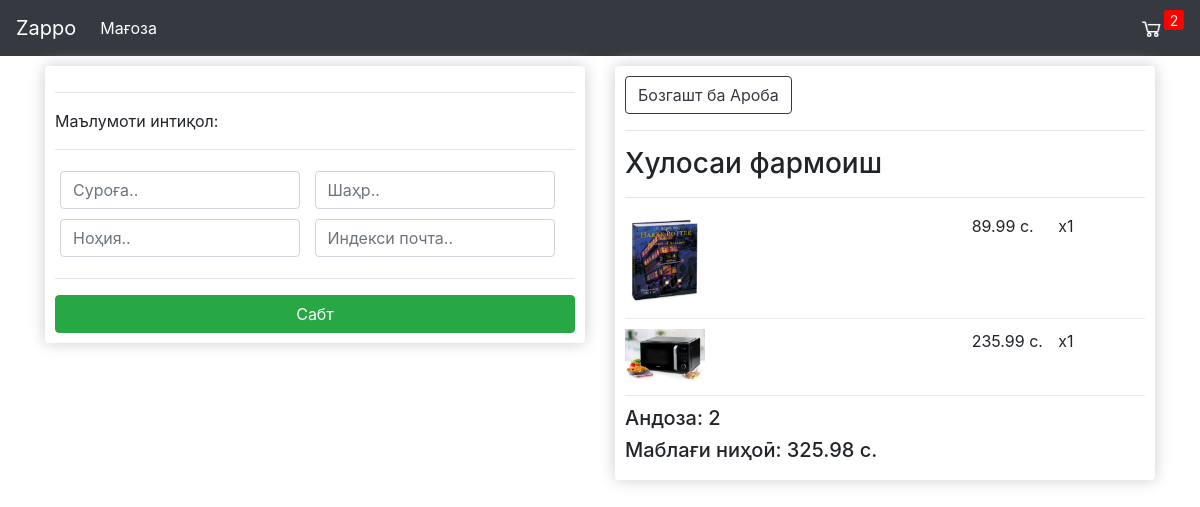
Screenshot of /checkout/ (signed in) with the database file from the repository.
### store/models.py (models this page shows, shortened)
class OrderItem(models.Model):
    product = models.ForeignKey(Product, on_delete=models.SET_NULL, null=True, )
    order = models.ForeignKey(Order, on_delete=models.SET_NULL, null=True, )
    item = models.IntegerField(default=0, null=True, blank=True)
    added_date = models.DateTimeField(auto_now_add=True)
    @property
    def get_total(self):
        total = self.product.price * self.item
        return total

class Product(models.Model):
    name = models.CharField(max_length=200, null=True)
    price = models.DecimalField(max_digits=7, decimal_places=2)
    digital = models.BooleanField(default=False, null=True, blank=True)
    image = models.ImageField(null=True, blank=True)
    @property
    def imageURL(self):
        try:
            url = self.image.url
        except:
            url = ''
        return url

class Order(models.Model):
    customer = models.ForeignKey(Customer, on_delete=models.SET_NULL, null=True, blank=True)
    date_ordered = models.DateTimeField(auto_now_add=True)
    complete = models.BooleanField(default=False)
    transaction_id = models.CharField(max_length=100, null=True)
    @property
    def shipping(self):
        shipping = False
        orderitems = self.orderitem_set.all()
        for i in orderitems:
            if i.product.digital == False:
                shipping = True
        return shipping
    @property
    def get_cart_total(self):
        orderitems = self.orderitem_set.all()
        total = sum([item.get_total for item in orderitems])
        return total
    @property
    def get_cart_items(self):
        orderitems = self.orderitem_set.all()
        total = sum([item.item for item in orderitems])
        return total

### store/views.py (the view)
# urls.py: path('checkout/', views.checkout, name="checkout"),
def checkout(request):
     data = cartData(request)
     cartItems = data['cartItems']
     order = data['order']
     items = data['items']
     context = {'items': items, 'order':order, 'cartItems': cartItems}
     return render(request, 'store/checkout.html', context)

### store/utils.py (called while the page is built)
def cartData(request):
    if request.user.is_authenticated:
          customer = request.user.customer
          order, created = Order.objects.get_or_create(customer=customer, complete=False)
          items = order.orderitem_set.all()
          cartItems = order.get_cart_items
    else:
          cookieData = cookieCart(request)
          cartItems = cookieData['cartItems']
          order = cookieData['order']
          items = cookieData['items']
    return{'cartItems': cartItems, 'order':order, 'items': items}

### store/templates/store/checkout.html (shortened to what this page needs)
{% extends 'store/main.html' %} {% load static %} {% block content %}
<div class="row">
  <div class="col-lg-6">
    <div class="item" id="form-wrapper">
      <form id="form">
        <div id="shipping-info">
          <hr />
          <p>Маълумоти интиқол:</p>
          <hr />
          <div class="form-field">
            <input
              class="form-control"
              type="text"
              name="address"
              placeholder="Суроға.."
            />
          </div>
          <div class="form-field">
            <input
              class="form-control"
              type="text"
              name="city"
              placeholder="Шаҳр.."
            />
          </div>
          <div class="form-field">
            <input
              class="form-control"
              type="text"
              name="state"
              placeholder="Ноҳия.."
            />
          </div>
          <div class="form-field">
            <input
              class="form-control"
              type="text"
              name="zipcode"
              placeholder="Индекси почта.."
            />
          </div>
        </div>
        <hr />
        <input
          id="form-button"
          class="btn btn-success btn-block"
          type="submit"
          value="Сабт"
        />
      </form>
    </div>
    <br />
  </div>
  <div class="col-lg-6">
    <div class="item">
      <a class="btn btn-outline-dark" href="{% url 'cart' %}">Бозгашт ба Ароба</a>
      <hr />
      <h3>Хулосаи фармоиш</h3>
      <hr />
      {% for item in items %}
      <div class="cart-row">
        <div style="flex: 2">
          <img class="row-image" src="{{item.product.imageURL}}" />
        </div>
        <div style="flex: 2"><p>{{item.ptoduct.name}}</p></div>
        <div style="flex: 1"><p>{{item.product.price}} c.</p></div>
        <div style="flex: 1"><p>x{{item.item}}</p></div>
      </div>
      {% endfor %}
      <h5>Андоза: {{order.get_cart_items}}</h5>
      <h5>
        Маблағи ниҳоӣ: {{order.get_cart_total|floatformat:2}} с.</h5>
    </div>
  </div>
</div>
{% endblock content %}

### static/css/main.css (style rules this page uses)
body { background-color: hsl(0, 0%, 98%); }
.item { box-shadow:hsl(0, 0%, 80%) 0 0 16px; background-color: #fff; border-radius: 4px; padding: 10px; }
.col-lg-4, .col-lg-6, .col-lg-8, .col-lg-12 { margin-top: 10px; }
.btn { border-radius: 0; }
.row-image { width: 80px; display: flex; }
.form-field { width: 250px; display: inline-block; padding: 5px; }
.cart-row { display: flex; align-items: flex-stretch; padding-bottom: 10px; margin-bottom: 10px; border-bottom: 1px solid #ececec; }

### rows the page displays
OrderItem: product.imageURL (picture), product.price "89.99", item "1"
OrderItem: product.imageURL (picture), product.price "235.99", item "1"
Order: get_cart_items "2", get_cart_total "325.98"

### other values shown
{{ cartItems }} "2"
